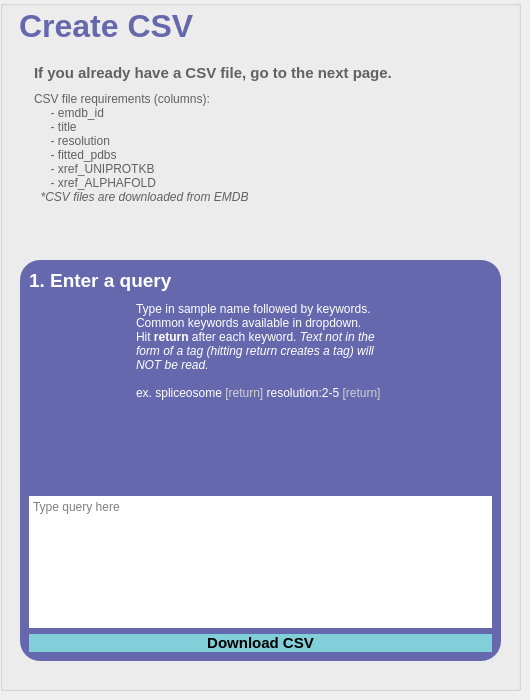
      <widget class="QWidget" name="tab_3">
       <property name="styleSheet">
        <string notr="true">/*
background-color: #f9ece1;
*/</string>
       </property>
       <attribute name="title">
        <string>Create CSV (old)</string>
       </attribute>
       <widget class="QGroupBox" name="groupBox">
        <property name="geometry">
         <rect>
          <x>0</x>
          <y>0</y>
          <width>521</width>
          <height>691</height>
         </rect>
        </property>
        <widget class="QTextBrowser" name="textBrowser">
         <property name="geometry">
          <rect>
           <x>30</x>
           <y>60</y>
           <width>431</width>
           <height>181</height>
          </rect>
         </property>
         <property name="styleSheet">
          <string notr="true">background-color: transparent;
border: transparent;</string>
         </property>
         <property name="html">
          <string>&lt;!DOCTYPE HTML PUBLIC &quot;-//W3C//DTD HTML 4.0//EN&quot; &quot;http://www.w3.org/TR/REC-html40/strict.dtd&quot;&gt;
&lt;html&gt;&lt;head&gt;&lt;meta name=&quot;qrichtext&quot; content=&quot;1&quot; /&gt;&lt;meta charset=&quot;utf-8&quot; /&gt;&lt;style type=&quot;text/css&quot;&gt;
p, li { white-space: pre-wrap; }
hr { height: 1px; border-width: 0; }
li.unchecked::marker { content: &quot;\2610&quot;; }
li.checked::marker { content: &quot;\2612&quot;; }
&lt;/style&gt;&lt;/head&gt;&lt;body style=&quot; font-family:'Segoe UI'; font-size:9pt; font-weight:400; font-style:normal;&quot;&gt;
&lt;p style=&quot; margin-top:0px; margin-bottom:0px; margin-left:0px; margin-right:0px; -qt-block-indent:0; text-indent:0px;&quot;&gt;&lt;span style=&quot; font-size:11pt; font-weight:700; color:#616161;&quot;&gt;If you already have a CSV file, go to the next page.&lt;/span&gt;&lt;/p&gt;
&lt;p style=&quot; margin-top:0px; margin-bottom:0px; margin-left:0px; margin-right:0px; -qt-block-indent:0; text-indent:0px;&quot;&gt;&lt;span style=&quot; font-size:6pt; font-weight:700; color:#616161;&quot;&gt; &lt;/span&gt;&lt;/p&gt;
&lt;p style=&quot; margin-top:0px; margin-bottom:0px; margin-left:0px; margin-right:0px; -qt-block-indent:0; text-indent:0px;&quot;&gt;&lt;span style=&quot; color:#616161;&quot;&gt;CSV file requirements (columns):&lt;/span&gt;&lt;/p&gt;
&lt;p style=&quot; margin-top:0px; margin-bottom:0px; margin-left:0px; margin-right:0px; -qt-block-indent:0; text-indent:0px;&quot;&gt;&lt;span style=&quot; color:#616161;&quot;&gt;     - emdb_id&lt;/span&gt;&lt;/p&gt;
&lt;p style=&quot; margin-top:0px; margin-bottom:0px; margin-left:0px; margin-right:0px; -qt-block-indent:0; text-indent:0px;&quot;&gt;&lt;span style=&quot; color:#616161;&quot;&gt;     - title&lt;/span&gt;&lt;/p&gt;
&lt;p style=&quot; margin-top:0px; margin-bottom:0px; margin-left:0px; margin-right:0px; -qt-block-indent:0; text-indent:0px;&quot;&gt;&lt;span style=&quot; color:#616161;&quot;&gt;     - resolution&lt;/span&gt;&lt;/p&gt;
&lt;p style=&quot; margin-top:0px; margin-bottom:0px; margin-left:0px; margin-right:0px; -qt-block-indent:0; text-indent:0px;&quot;&gt;&lt;span style=&quot; color:#616161;&quot;&gt;     - fitted_pdbs&lt;/span&gt;&lt;/p&gt;
&lt;p style=&quot; margin-top:0px; margin-bottom:0px; margin-left:0px; margin-right:0px; -qt-block-indent:0; text-indent:0px;&quot;&gt;&lt;span style=&quot; color:#616161;&quot;&gt;     - xref_UNIPROTKB&lt;/span&gt;&lt;/p&gt;
&lt;p style=&quot; margin-top:0px; margin-bottom:0px; margin-left:0px; margin-right:0px; -qt-block-indent:0; text-indent:0px;&quot;&gt;&lt;span style=&quot; color:#616161;&quot;&gt;     - xref_ALPHAFOLD&lt;br /&gt;&lt;/span&gt;&lt;span style=&quot; font-style:italic; color:#616161;&quot;&gt;  *CSV files are downloaded from EMDB&lt;/span&gt;&lt;/p&gt;&lt;/body&gt;&lt;/html&gt;</string>
         </property>
        </widget>
        <widget class="QGroupBox" name="groupBox">
         <property name="geometry">
          <rect>
           <x>20</x>
           <y>260</y>
           <width>481</width>
           <height>401</height>
          </rect>
         </property>
         <property name="styleSheet">
          <string notr="true">QGroupBox {
    border-radius: 20px;
	background-color: #6668ad;
}

/*
QGroupBox {
	border: transparent;
}
*/</string>
         </property>
         <property name="title">
          <string/>
         </property>
         <layout class="QVBoxLayout" name="verticalLayout_4">
          <item>
           <widget class="QLabel" name="label_3">
            <property name="font">
             <font>
              <pointsize>14</pointsize>
              <bold>true</bold>
             </font>
            </property>
            <property name="styleSheet">
             <string notr="true">color:white;</string>
            </property>
            <property name="text">
             <string>1. Enter a query</string>
            </property>
           </widget>
          </item>
          <item>
           <layout class="QHBoxLayout" name="horizontalLayout">
            <item>
             <widget class="QTextBrowser" name="textBrowser_2">
              <property name="sizePolicy">
               <sizepolicy hsizetype="Fixed" vsizetype="Fixed">
                <horstretch>0</horstretch>
                <verstretch>0</verstretch>
               </sizepolicy>
              </property>
              <property name="styleSheet">
               <string notr="true">background-color: transparent;
border: transparent;</string>
              </property>
              <property name="html">
               <string>&lt;!DOCTYPE HTML PUBLIC &quot;-//W3C//DTD HTML 4.0//EN&quot; &quot;http://www.w3.org/TR/REC-html40/strict.dtd&quot;&gt;
&lt;html&gt;&lt;head&gt;&lt;meta name=&quot;qrichtext&quot; content=&quot;1&quot; /&gt;&lt;meta charset=&quot;utf-8&quot; /&gt;&lt;style type=&quot;text/css&quot;&gt;
p, li { white-space: pre-wrap; }
hr { height: 1px; border-width: 0; }
li.unchecked::marker { content: &quot;\2610&quot;; }
li.checked::marker { content: &quot;\2612&quot;; }
&lt;/style&gt;&lt;/head&gt;&lt;body style=&quot; font-family:'Segoe UI'; font-size:9pt; font-weight:400; font-style:normal;&quot;&gt;
&lt;p style=&quot; margin-top:0px; margin-bottom:0px; margin-left:0px; margin-right:0px; -qt-block-indent:0; text-indent:0px;&quot;&gt;&lt;span style=&quot; color:#ffffff;&quot;&gt;Type in sample name followed by keywords. Common keywords available in dropdown. &lt;/span&gt;&lt;/p&gt;
&lt;p style=&quot; margin-top:0px; margin-bottom:0px; margin-left:0px; margin-right:0px; -qt-block-indent:0; text-indent:0px;&quot;&gt;&lt;span style=&quot; color:#ffffff;&quot;&gt;Hit &lt;/span&gt;&lt;span style=&quot; font-weight:700; color:#ffffff;&quot;&gt;return&lt;/span&gt;&lt;span style=&quot; color:#ffffff;&quot;&gt; after each keyword. &lt;/span&gt;&lt;span style=&quot; font-style:italic; color:#ffffff;&quot;&gt;Text not in the form of a tag (hitting return creates a tag) will NOT be read.&lt;/span&gt;&lt;/p&gt;
&lt;p style=&quot;-qt-paragraph-type:empty; margin-top:0px; margin-bottom:0px; margin-left:0px; margin-right:0px; -qt-block-indent:0; text-indent:0px; color:#ffffff;&quot;&gt;&lt;br /&gt;&lt;/p&gt;
&lt;p style=&quot; margin-top:0px; margin-bottom:0px; margin-left:0px; margin-right:0px; -qt-block-indent:0; text-indent:0px;&quot;&gt;&lt;span style=&quot; color:#ffffff;&quot;&gt;ex. spliceosome &lt;/span&gt;&lt;span style=&quot; color:#d1d1d1;&quot;&gt;[return] &lt;/span&gt;&lt;span style=&quot; color:#ffffff;&quot;&gt;resolution:2-5&lt;/span&gt; &lt;span style=&quot; color:#d1d1d1;&quot;&gt;[return]&lt;/span&gt;&lt;/p&gt;&lt;/body&gt;&lt;/html&gt;</string>
              </property>
             </widget>
            </item>
           </layout>
          </item>
          <item>
           <widget class="QTextEdit" name="textEdit">
            <property name="toolTip">
             <string>&lt;html&gt;&lt;head/&gt;&lt;body&gt;&lt;p&gt;PLACEHOLDER widget, manually replace in code cuz still can't figure out how to import custom widgets into Qt Designer (used qt's custom widget interface and set environment variables, so maybe my custom widget's directory isn't set up correctly)&lt;/p&gt;&lt;/body&gt;&lt;/html&gt;</string>
            </property>
            <property name="styleSheet">
             <string notr="true">border: transparent;</string>
            </property>
            <property name="html">
             <string>&lt;!DOCTYPE HTML PUBLIC &quot;-//W3C//DTD HTML 4.0//EN&quot; &quot;http://www.w3.org/TR/REC-html40/strict.dtd&quot;&gt;
&lt;html&gt;&lt;head&gt;&lt;meta name=&quot;qrichtext&quot; content=&quot;1&quot; /&gt;&lt;meta charset=&quot;utf-8&quot; /&gt;&lt;style type=&quot;text/css&quot;&gt;
p, li { white-space: pre-wrap; }
hr { height: 1px; border-width: 0; }
li.unchecked::marker { content: &quot;\2610&quot;; }
li.checked::marker { content: &quot;\2612&quot;; }
&lt;/style&gt;&lt;/head&gt;&lt;body style=&quot; font-family:'Segoe UI'; font-size:9pt; font-weight:400; font-style:normal;&quot;&gt;
&lt;p style=&quot;-qt-paragraph-type:empty; margin-top:0px; margin-bottom:0px; margin-left:0px; margin-right:0px; -qt-block-indent:0; text-indent:0px;&quot;&gt;&lt;br /&gt;&lt;/p&gt;&lt;/body&gt;&lt;/html&gt;</string>
            </property>
            <property name="placeholderText">
             <string>Type query here</string>
            </property>
           </widget>
          </item>
          <item>
           <widget class="QPushButton" name="pushButton">
            <property name="font">
             <font>
              <pointsize>11</pointsize>
              <bold>true</bold>
             </font>
            </property>
            <property name="styleSheet">
             <string notr="true">QPushButton {
	background: #81cfd8;
	border-radius: 10px;
}

QPushButton:pressed {
	border: 6px solid transparent;
}</string>
            </property>
            <property name="text">
             <string>Download CSV</string>
            </property>
           </widget>
          </item>
         </layout>
        </widget>
        <widget class="QLabel" name="label_5">
         <property name="geometry">
          <rect>
           <x>0</x>
           <y>0</y>
           <width>211</width>
           <height>51</height>
          </rect>
         </property>
         <property name="font">
          <font>
           <pointsize>24</pointsize>
           <bold>true</bold>
          </font>
         </property>
         <property name="styleSheet">
          <string notr="true">color: #6668ad;
/*
border: 2px solid gray;
border-radius: 10px;
background-color: white;
*/
padding: 10px</string>
         </property>
         <property name="text">
          <string>Create CSV</string>
         </property>
        </widget>
       </widget>
      </widget>
